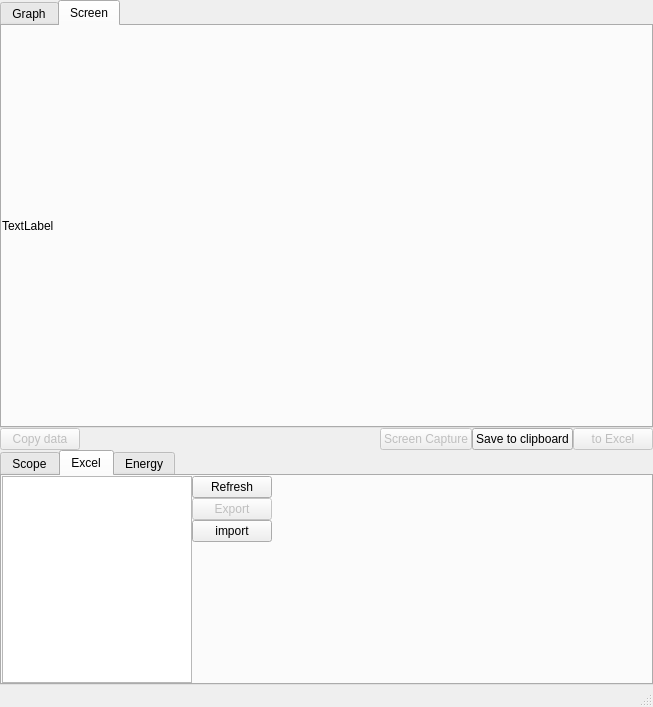
<?xml version="1.0" encoding="UTF-8"?>
<ui version="4.0">
 <class>MainWindow</class>
 <widget class="QMainWindow" name="MainWindow">
  <property name="geometry">
   <rect>
    <x>0</x>
    <y>0</y>
    <width>653</width>
    <height>707</height>
   </rect>
  </property>
  <property name="windowTitle">
   <string>MainWindow</string>
  </property>
  <widget class="QWidget" name="centralwidget">
   <layout class="QVBoxLayout" name="verticalLayout" stretch="1,0,0">
    <property name="spacing">
     <number>0</number>
    </property>
    <property name="leftMargin">
     <number>0</number>
    </property>
    <property name="topMargin">
     <number>0</number>
    </property>
    <property name="rightMargin">
     <number>0</number>
    </property>
    <property name="bottomMargin">
     <number>0</number>
    </property>
    <item>
     <widget class="QTabWidget" name="topTabWidget">
      <property name="currentIndex">
       <number>1</number>
      </property>
      <widget class="QWidget" name="GraphTab">
       <property name="enabled">
        <bool>true</bool>
       </property>
       <attribute name="title">
        <string>Graph</string>
       </attribute>
       <layout class="QVBoxLayout" name="verticalLayout_3">
        <property name="spacing">
         <number>0</number>
        </property>
        <property name="leftMargin">
         <number>0</number>
        </property>
        <property name="topMargin">
         <number>0</number>
        </property>
        <property name="rightMargin">
         <number>0</number>
        </property>
        <property name="bottomMargin">
         <number>0</number>
        </property>
        <item>
         <widget class="tracePlotterWidget" name="GraphWidget" native="true">
          <property name="sizePolicy">
           <sizepolicy hsizetype="Expanding" vsizetype="Expanding">
            <horstretch>0</horstretch>
            <verstretch>0</verstretch>
           </sizepolicy>
          </property>
         </widget>
        </item>
       </layout>
      </widget>
      <widget class="QWidget" name="ScreenTab">
       <attribute name="title">
        <string>Screen</string>
       </attribute>
       <layout class="QHBoxLayout" name="horizontalLayout_4">
        <property name="spacing">
         <number>0</number>
        </property>
        <property name="leftMargin">
         <number>0</number>
        </property>
        <property name="topMargin">
         <number>0</number>
        </property>
        <property name="rightMargin">
         <number>0</number>
        </property>
        <property name="bottomMargin">
         <number>0</number>
        </property>
        <item>
         <widget class="QLabel" name="screenCaptureLabel">
          <property name="sizePolicy">
           <sizepolicy hsizetype="Ignored" vsizetype="Ignored">
            <horstretch>0</horstretch>
            <verstretch>0</verstretch>
           </sizepolicy>
          </property>
          <property name="text">
           <string>TextLabel</string>
          </property>
         </widget>
        </item>
       </layout>
      </widget>
     </widget>
    </item>
    <item>
     <layout class="QHBoxLayout" name="horizontalLayout">
      <property name="topMargin">
       <number>0</number>
      </property>
      <item>
       <widget class="QPushButton" name="copyDataButton">
        <property name="enabled">
         <bool>false</bool>
        </property>
        <property name="text">
         <string>Copy data</string>
        </property>
       </widget>
      </item>
      <item>
       <spacer name="horizontalSpacer_2">
        <property name="orientation">
         <enum>Qt::Horizontal</enum>
        </property>
        <property name="sizeHint" stdset="0">
         <size>
          <width>40</width>
          <height>20</height>
         </size>
        </property>
       </spacer>
      </item>
      <item>
       <widget class="QPushButton" name="screenCaptureButton">
        <property name="enabled">
         <bool>false</bool>
        </property>
        <property name="text">
         <string>Screen Capture</string>
        </property>
       </widget>
      </item>
      <item>
       <widget class="QPushButton" name="saveClipboardButton">
        <property name="enabled">
         <bool>true</bool>
        </property>
        <property name="text">
         <string>Save to clipboard</string>
        </property>
       </widget>
      </item>
      <item>
       <widget class="QPushButton" name="toExcelButton">
        <property name="enabled">
         <bool>false</bool>
        </property>
        <property name="text">
         <string>to Excel</string>
        </property>
       </widget>
      </item>
     </layout>
    </item>
    <item>
     <widget class="QTabWidget" name="bottomTabWidget">
      <property name="minimumSize">
       <size>
        <width>0</width>
        <height>150</height>
       </size>
      </property>
      <property name="maximumSize">
       <size>
        <width>16777215</width>
        <height>1000</height>
       </size>
      </property>
      <property name="baseSize">
       <size>
        <width>0</width>
        <height>150</height>
       </size>
      </property>
      <property name="currentIndex">
       <number>1</number>
      </property>
      <widget class="QWidget" name="scopeTab">
       <attribute name="title">
        <string>Scope</string>
       </attribute>
       <layout class="QVBoxLayout" name="verticalLayout_6" stretch="0,0">
        <item>
         <widget class="QLineEdit" name="idnDisplay">
          <property name="enabled">
           <bool>false</bool>
          </property>
          <property name="minimumSize">
           <size>
            <width>250</width>
            <height>0</height>
           </size>
          </property>
         </widget>
        </item>
        <item>
         <layout class="QHBoxLayout" name="horizontalLayout_2" stretch="0,0,1,1">
          <property name="topMargin">
           <number>0</number>
          </property>
          <item>
           <layout class="QVBoxLayout" name="verticalLayout_4">
            <item>
             <layout class="QHBoxLayout" name="horizontalLayout_3">
              <property name="sizeConstraint">
               <enum>QLayout::SetDefaultConstraint</enum>
              </property>
              <item>
               <widget class="QLabel" name="ipLabel">
                <property name="text">
                 <string>IP : </string>
                </property>
               </widget>
              </item>
              <item>
               <widget class="QLineEdit" name="ipInput">
                <property name="sizePolicy">
                 <sizepolicy hsizetype="Fixed" vsizetype="Fixed">
                  <horstretch>0</horstretch>
                  <verstretch>0</verstretch>
                 </sizepolicy>
                </property>
                <property name="minimumSize">
                 <size>
                  <width>100</width>
                  <height>0</height>
                 </size>
                </property>
                <property name="maximumSize">
                 <size>
                  <width>100</width>
                  <height>16777215</height>
                 </size>
                </property>
                <property name="text">
                 <string/>
                </property>
               </widget>
              </item>
             </layout>
            </item>
            <item>
             <widget class="QPushButton" name="connectButton">
              <property name="sizePolicy">
               <sizepolicy hsizetype="MinimumExpanding" vsizetype="Fixed">
                <horstretch>0</horstretch>
                <verstretch>0</verstretch>
               </sizepolicy>
              </property>
              <property name="text">
               <string>Connect</string>
              </property>
             </widget>
            </item>
            <item>
             <spacer name="verticalSpacer">
              <property name="orientation">
               <enum>Qt::Vertical</enum>
              </property>
              <property name="sizeHint" stdset="0">
               <size>
                <width>20</width>
                <height>40</height>
               </size>
              </property>
             </spacer>
            </item>
           </layout>
          </item>
          <item>
           <widget class="QGroupBox" name="TrigBox">
            <property name="sizePolicy">
             <sizepolicy hsizetype="MinimumExpanding" vsizetype="Preferred">
              <horstretch>0</horstretch>
              <verstretch>0</verstretch>
             </sizepolicy>
            </property>
            <property name="title">
             <string>Trig</string>
            </property>
            <layout class="QVBoxLayout" name="verticalLayout_5">
             <item>
              <widget class="QPushButton" name="startButton">
               <property name="enabled">
                <bool>false</bool>
               </property>
               <property name="text">
                <string>Start</string>
               </property>
              </widget>
             </item>
             <item>
              <widget class="QPushButton" name="stopButton">
               <property name="enabled">
                <bool>false</bool>
               </property>
               <property name="text">
                <string>Stop</string>
               </property>
              </widget>
             </item>
             <item>
              <widget class="QPushButton" name="singleTrigButton">
               <property name="enabled">
                <bool>false</bool>
               </property>
               <property name="text">
                <string>Single</string>
               </property>
              </widget>
             </item>
             <item>
              <spacer name="verticalSpacer_3">
               <property name="orientation">
                <enum>Qt::Vertical</enum>
               </property>
               <property name="sizeHint" stdset="0">
                <size>
                 <width>20</width>
                 <height>40</height>
                </size>
               </property>
              </spacer>
             </item>
            </layout>
           </widget>
          </item>
          <item>
           <widget class="QTableWidget" name="ChannelTable">
            <property name="sizePolicy">
             <sizepolicy hsizetype="MinimumExpanding" vsizetype="Ignored">
              <horstretch>0</horstretch>
              <verstretch>0</verstretch>
             </sizepolicy>
            </property>
            <property name="minimumSize">
             <size>
              <width>100</width>
              <height>0</height>
             </size>
            </property>
            <property name="maximumSize">
             <size>
              <width>500</width>
              <height>500</height>
             </size>
            </property>
            <property name="font">
             <font>
              <pointsize>8</pointsize>
             </font>
            </property>
            <property name="verticalScrollBarPolicy">
             <enum>Qt::ScrollBarAlwaysOff</enum>
            </property>
            <property name="horizontalScrollBarPolicy">
             <enum>Qt::ScrollBarAlwaysOff</enum>
            </property>
            <property name="autoScroll">
             <bool>false</bool>
            </property>
            <property name="tabKeyNavigation">
             <bool>true</bool>
            </property>
            <property name="rowCount">
             <number>0</number>
            </property>
            <property name="columnCount">
             <number>0</number>
            </property>
            <attribute name="horizontalHeaderCascadingSectionResizes">
             <bool>false</bool>
            </attribute>
            <attribute name="horizontalHeaderStretchLastSection">
             <bool>true</bool>
            </attribute>
            <attribute name="verticalHeaderVisible">
             <bool>false</bool>
            </attribute>
           </widget>
          </item>
          <item>
           <spacer name="horizontalSpacer">
            <property name="orientation">
             <enum>Qt::Horizontal</enum>
            </property>
            <property name="sizeHint" stdset="0">
             <size>
              <width>40</width>
              <height>20</height>
             </size>
            </property>
           </spacer>
          </item>
         </layout>
        </item>
       </layout>
      </widget>
      <widget class="QWidget" name="excelTab">
       <attribute name="title">
        <string>Excel</string>
       </attribute>
       <layout class="QHBoxLayout" name="horizontalLayout_5" stretch="1,0,2">
        <property name="spacing">
         <number>0</number>
        </property>
        <property name="leftMargin">
         <number>0</number>
        </property>
        <property name="topMargin">
         <number>0</number>
        </property>
        <property name="rightMargin">
         <number>0</number>
        </property>
        <property name="bottomMargin">
         <number>0</number>
        </property>
        <item>
         <widget class="QTreeView" name="excelTreeView">
          <property name="baseSize">
           <size>
            <width>0</width>
            <height>0</height>
           </size>
          </property>
         </widget>
        </item>
        <item>
         <layout class="QVBoxLayout" name="verticalLayout_2">
          <property name="leftMargin">
           <number>0</number>
          </property>
          <item>
           <widget class="QPushButton" name="excelRefreshButton">
            <property name="text">
             <string>Refresh</string>
            </property>
           </widget>
          </item>
          <item>
           <widget class="QPushButton" name="excelExportButton">
            <property name="enabled">
             <bool>false</bool>
            </property>
            <property name="text">
             <string>Export</string>
            </property>
           </widget>
          </item>
          <item>
           <widget class="QPushButton" name="importButton">
            <property name="text">
             <string>import</string>
            </property>
           </widget>
          </item>
          <item>
           <spacer name="verticalSpacer_2">
            <property name="orientation">
             <enum>Qt::Vertical</enum>
            </property>
            <property name="sizeHint" stdset="0">
             <size>
              <width>20</width>
              <height>40</height>
             </size>
            </property>
           </spacer>
          </item>
         </layout>
        </item>
        <item>
         <spacer name="horizontalSpacer_3">
          <property name="orientation">
           <enum>Qt::Horizontal</enum>
          </property>
          <property name="sizeHint" stdset="0">
           <size>
            <width>40</width>
            <height>20</height>
           </size>
          </property>
         </spacer>
        </item>
       </layout>
      </widget>
      <widget class="QWidget" name="energyTab">
       <attribute name="title">
        <string>Energy</string>
       </attribute>
       <layout class="QHBoxLayout" name="horizontalLayout_6">
        <property name="leftMargin">
         <number>0</number>
        </property>
        <property name="topMargin">
         <number>0</number>
        </property>
        <property name="rightMargin">
         <number>0</number>
        </property>
        <property name="bottomMargin">
         <number>0</number>
        </property>
        <item>
         <widget class="QTableView" name="energyTableView"/>
        </item>
        <item>
         <layout class="QVBoxLayout" name="verticalLayout_7">
          <property name="leftMargin">
           <number>0</number>
          </property>
          <item>
           <layout class="QHBoxLayout" name="horizontalLayout_8">
            <property name="leftMargin">
             <number>0</number>
            </property>
            <item>
             <layout class="QHBoxLayout" name="horizontalLayout_9">
              <property name="leftMargin">
               <number>0</number>
              </property>
              <item>
               <widget class="QLabel" name="label">
                <property name="text">
                 <string>Voltage channel</string>
                </property>
               </widget>
              </item>
              <item>
               <widget class="QComboBox" name="energyVoltageComboBox">
                <property name="sizePolicy">
                 <sizepolicy hsizetype="MinimumExpanding" vsizetype="Fixed">
                  <horstretch>0</horstretch>
                  <verstretch>0</verstretch>
                 </sizepolicy>
                </property>
               </widget>
              </item>
             </layout>
            </item>
           </layout>
          </item>
          <item>
           <layout class="QHBoxLayout" name="horizontalLayout_10">
            <property name="leftMargin">
             <number>0</number>
            </property>
            <item>
             <widget class="QLabel" name="label_2">
              <property name="text">
               <string>Current channel</string>
              </property>
             </widget>
            </item>
            <item>
             <widget class="QComboBox" name="energyCurrentcomboBox">
              <property name="sizePolicy">
               <sizepolicy hsizetype="Preferred" vsizetype="Fixed">
                <horstretch>0</horstretch>
                <verstretch>0</verstretch>
               </sizepolicy>
              </property>
             </widget>
            </item>
            <item>
             <widget class="QLabel" name="label_3">
              <property name="text">
               <string>-</string>
              </property>
             </widget>
            </item>
            <item>
             <widget class="QComboBox" name="comboBox"/>
            </item>
           </layout>
          </item>
          <item>
           <widget class="QPushButton" name="calculateEnergyButton">
            <property name="text">
             <string>Calculate</string>
            </property>
           </widget>
          </item>
          <item>
           <widget class="QPushButton" name="energyExportButton">
            <property name="text">
             <string>export</string>
            </property>
           </widget>
          </item>
          <item>
           <spacer name="verticalSpacer_4">
            <property name="orientation">
             <enum>Qt::Vertical</enum>
            </property>
            <property name="sizeHint" stdset="0">
             <size>
              <width>20</width>
              <height>40</height>
             </size>
            </property>
           </spacer>
          </item>
         </layout>
        </item>
        <item>
         <spacer name="horizontalSpacer_4">
          <property name="orientation">
           <enum>Qt::Horizontal</enum>
          </property>
          <property name="sizeHint" stdset="0">
           <size>
            <width>40</width>
            <height>20</height>
           </size>
          </property>
         </spacer>
        </item>
       </layout>
      </widget>
     </widget>
    </item>
   </layout>
  </widget>
  <widget class="QStatusBar" name="statusbar"/>
 </widget>
 <customwidgets>
  <customwidget>
   <class>tracePlotterWidget</class>
   <extends>QWidget</extends>
   <header>tracePlot</header>
   <container>1</container>
  </customwidget>
 </customwidgets>
 <resources/>
 <connections/>
</ui>
